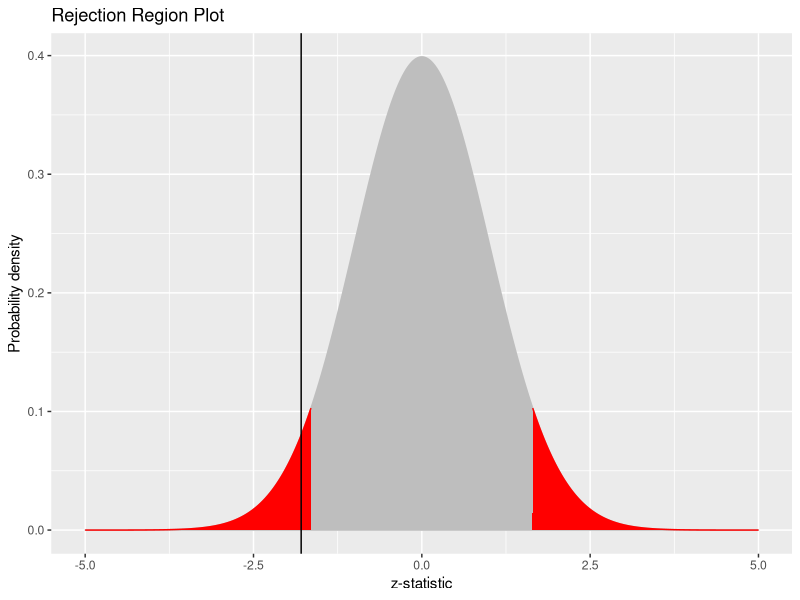

Write R code to recreate this figure.
## ---- chunk 1
knitr::opts_chunk$set(echo = TRUE)
library(ggplot2)
## ---- chunk 2
wx = 171/540
wy = 206/560
nx = 540
ny = 560
z = (wx - wy)/(sqrt(((wx * (1-wx))/nx) + ((wy * (1-wy))/ny)))
## ---- chunk 3
x <- seq(-5, 5, length.out = 1000)
pdf <- dnorm(x, mean = 0, sd = 1)
theoretical <- data.frame(x = x, pdf = pdf)
library(ggplot2)
ggplot() + geom_polygon(data = theoretical, mapping = aes(x = x, y = pdf), 
                        color = "grey", fill = "grey") + 
 geom_area(data = subset(theoretical, x >= 1.645), mapping = aes(x = x, y = pdf),  
            color = "red", fill = "red") +  
  geom_area(data = subset(theoretical, x <= -1.645), 
            mapping = aes(x = x, y = pdf),  
            color = "red", fill = "red") + 
  labs(x = "z-statistic", y = "Probability density") +  
  geom_vline(xintercept = z) + ggtitle("Rejection Region Plot")
